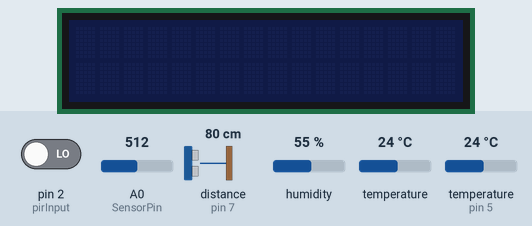
Bench run of a sketch on a simulated Arduino Uno, built with avr-gcc and run on an emulated ATmega328P. On the bench: 16×2 character LCD. Wiring (inferred from the names in the program): ultrasonic range finder: trigger pin 6; echo pin 7. The inputs (shaded band) are chosen by the test bench; at power-on: pin 2 (pirInput) LOW, A0 (SensorPin) = 512, distance to the obstacle (sensor on pin 7) 80 cm, humidity 55 %, temperature 24 °C, temperature (sensor on pin 5) 24 °C. The echo pulse lasts 58.3 µs per cm; no radio packets arrive unless stated; what the sketch prints to the serial monitor is not drawn.

Above: at 1.2 s.
1.3 s: pin 2 (pirInput) driven HIGH
At 8.9 s:
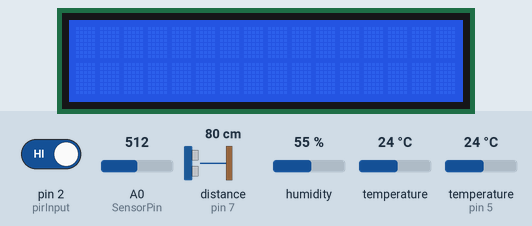
At 11.9 s:
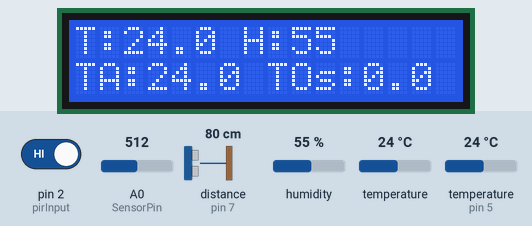
Timing chart, 0 to 13.4 s (numbered marks = the images above; inputs shaded):
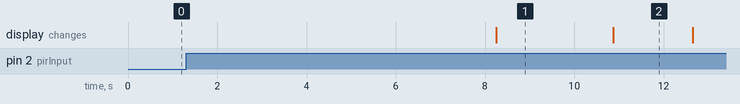

The sketch:

sondeTriton1.ino
```cpp
//#include <Wire.h>
#include "Adafruit_HTU21DF.h"
#include <LowPower.h>
#include <string.h>
#include <VirtualWire.h>
#include <OneWire.h>
#include <DallasTemperature.h>

//branchement de la sonde HTU21
// Connect Vin to 3-5VDC
// Connect GND to ground
// Connect SCL to I2C clock pin (A5 on UNO)
// Connect SDA to I2C data pin (A4 on UNO)

Adafruit_HTU21DF htu = Adafruit_HTU21DF();

#define ONE_WIRE_BUS 5
OneWire oneWire(ONE_WIRE_BUS);
/********************************************************************/
// Pass our oneWire reference to Dallas Temperature.
DallasTemperature sensors(&oneWire);

char message[VW_MAX_MESSAGE_LEN];

/* Utilisation du capteur Ultrason HC-SR04 */

// définition des broches utilisées
int trig = 6;
int echo = 7;
long lecture_echo;
long cm;

// param pH meter

#define SensorPin 0          //pH meter Analog output to Arduino Analog Input 0
unsigned long int avgValue;  //Store the average value of the sensor feedback
float b;
int buf[10],temp;


// paramétrage écran LCD

#include <LiquidCrystal_I2C.h>
LiquidCrystal_I2C lcd(0x3F,16,2);  // set the LCD address to 0x3F for a 16 chars and 2 line display

// init entrée PIR

int pirInput = 2;
int compteur = 0;


void setup() {
  Serial.begin(9600);

  vw_set_tx_pin(12);
  vw_set_ptt_inverted(true); // Required for DR3100
  vw_setup(1000);   // Bits per sec

  //Serial.println("HTU21D-F test");

  if (!htu.begin()) {
    //Serial.println("Couldn't find sensor!");
    while (1);
  }

//config sonde distance HCSR04

  pinMode(trig, OUTPUT);
  digitalWrite(trig, LOW);
  pinMode(echo, INPUT);

// init LCD
  lcd.init();
}
/// récupération de la température et de l'hygrométrie du meuble

void loop() {
  float TAir = htu.readTemperature();
  float HAir = htu.readHumidity();
  //Serial.print("Temp: "); Serial.print(TAir);
  //Serial.print("\t\tHum: "); Serial.println(HAir);
  delay(1500);

//récupération de la hauteur d'eau osmosée

  digitalWrite(trig, HIGH);
  delayMicroseconds(10);
  digitalWrite(trig, LOW);
  lecture_echo = pulseIn(echo, HIGH);
  cm = lecture_echo / 58;
  //Serial.print("Distance en cm : ");
  //Serial.println(cm);
  delay(1000);

// récupération pH eau de mer
delay (2000);
 for(int i=0;i<10;i++)       //Get 10 sample value from the sensor for smooth the value
  {
    buf[i]=analogRead(SensorPin);
    delay(10);
  }
  for(int i=0;i<9;i++)        //sort the analog from small to large
  {
    for(int j=i+1;j<10;j++)
    {
      if(buf[i]>buf[j])
      {
        temp=buf[i];
        buf[i]=buf[j];
        buf[j]=temp;
      }
    }
  }
  avgValue=0;
  for(int i=2;i<8;i++)                      //take the average value of 6 center sample
    avgValue+= buf[i];

  float phValue=(float)avgValue*5.0/1024/6; //convert the analog into millivolt
  phValue=3.5*phValue;                      //convert the millivolt into pH value
  //Serial.print("    pH:");
  //Serial.print(phValue,2);
  //Serial.println(" ");

// recup température aquarium via sonde dallas
sensors.requestTemperatures(); // Send the command to get temperature readings

float Taqua = sensors.getTempCByIndex(0); // Why "byIndex"?

// affichage lcd

int val = 0 ;
  String ligne1 = String("");
  ligne1 += "T:";
  ligne1 += String(TAir,1);
  ligne1 += " H:";
  ligne1 += String(HAir,0);
  String ligne2 = String("");
  ligne2 += "TA:";
  ligne2 += String(Taqua,1);
  ligne2 += " TOs:";
  ligne2 += String(0.00,1);
  String ligne3 = String("");
  ligne3 += "D:";
  ligne3 += cm;
  ligne3 += " pH:";
  ligne3 += String(phValue,1);

int tour = 0;

delay(500);

  String msg_string = String("");
  msg_string += "399,";
  msg_string += HAir;
  msg_string += ",";
  msg_string += TAir;
  msg_string += ",";
  msg_string += Taqua;
  msg_string += ",";
  msg_string += phValue;
  msg_string += ",";

   msg_string += cm;
   msg_string += ",";
   msg_string += "0";
   msg_string += ",";


  Serial.println(msg_string);
// envoi des données

  char* msg = (char*)malloc(msg_string.length());
  msg_string.toCharArray(msg, msg_string.length());

  strcpy (message, msg);
  vw_send((uint8_t *)message, strlen(message));
  vw_wait_tx(); // Wait until the whole message is gone
delay(500);
  vw_send((uint8_t *)message, strlen(message));
  vw_wait_tx(); // Wait until the whole message is gone
delay(500);

free(msg);

delay (1000);


while(tour <= 2){
int t = 0;
while (t <= 10){
t++;
delay (150);
val = digitalRead(pirInput);  // read input value
if (val == HIGH){
lcd.backlight();
}
}

delay(1000);
  tour++;
  // page 1
  lcd.init();
  lcd.setCursor(0,0);
  lcd.print("                ");
  lcd.setCursor(0,0);
  lcd.print(ligne1);
  lcd.setCursor(0,1);
  lcd.print("                ");
  lcd.setCursor(0,1);
  lcd.print(ligne2);

t = 0;
while (t <= 10){
t++;
delay (150);
val = digitalRead(pirInput);  // read input value
if (val == HIGH){
lcd.backlight();
}
}

  // page 2
  lcd.init();
  lcd.setCursor(0,0);
  lcd.print("                ");
  lcd.setCursor(0,0);
  lcd.print(ligne2);
  lcd.setCursor(0,1);
  lcd.print("                ");
  lcd.setCursor(0,1);
  lcd.print(ligne3);


t = 0;
while (t <= 10){
t++;
delay (150);
val = digitalRead(pirInput);  // read input value
if (val == HIGH){
lcd.backlight();
}
}

  // page 0
  lcd.init();
  lcd.setCursor(0,0);
  lcd.print("                ");
  lcd.setCursor(0,0);
  lcd.print(ligne3);
  lcd.setCursor(0,1);
  lcd.print("                ");
  lcd.setCursor(0,1);
  lcd.print(ligne1);

t = 0;
while (t <= 10){
t++;
delay (150);
val = digitalRead(pirInput);  // read input value
if (val == HIGH){
lcd.backlight();
}
}
  }

    lcd.setCursor(0,0);
  lcd.print("                ");
  lcd.setCursor(0,0);
  lcd.print("Repos...");
  lcd.setCursor(0,1);
  lcd.print("                ");
  lcd.setCursor(0,1);
  lcd.print("...en cours...");
  lcd.noBacklight();


delay(10000);

  }
```

Measured:
- after the input at 1.3 s, the display: changes after 6.9 s (image 1)
- what the display in image 1 shows lasts 2.7 s, from 8.2 s to 10.9 s
